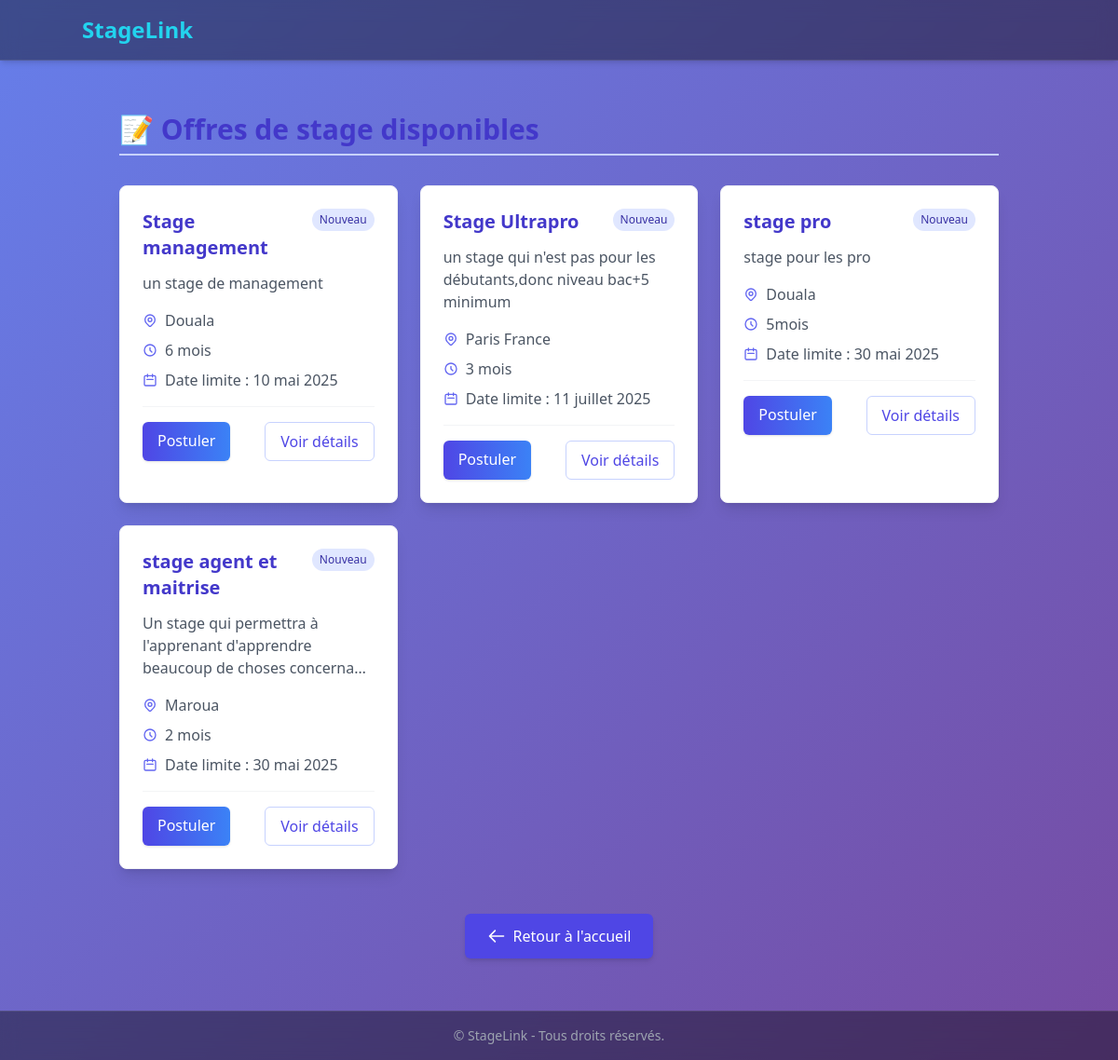
Page /etudiants/offres/ on the earlier database version.
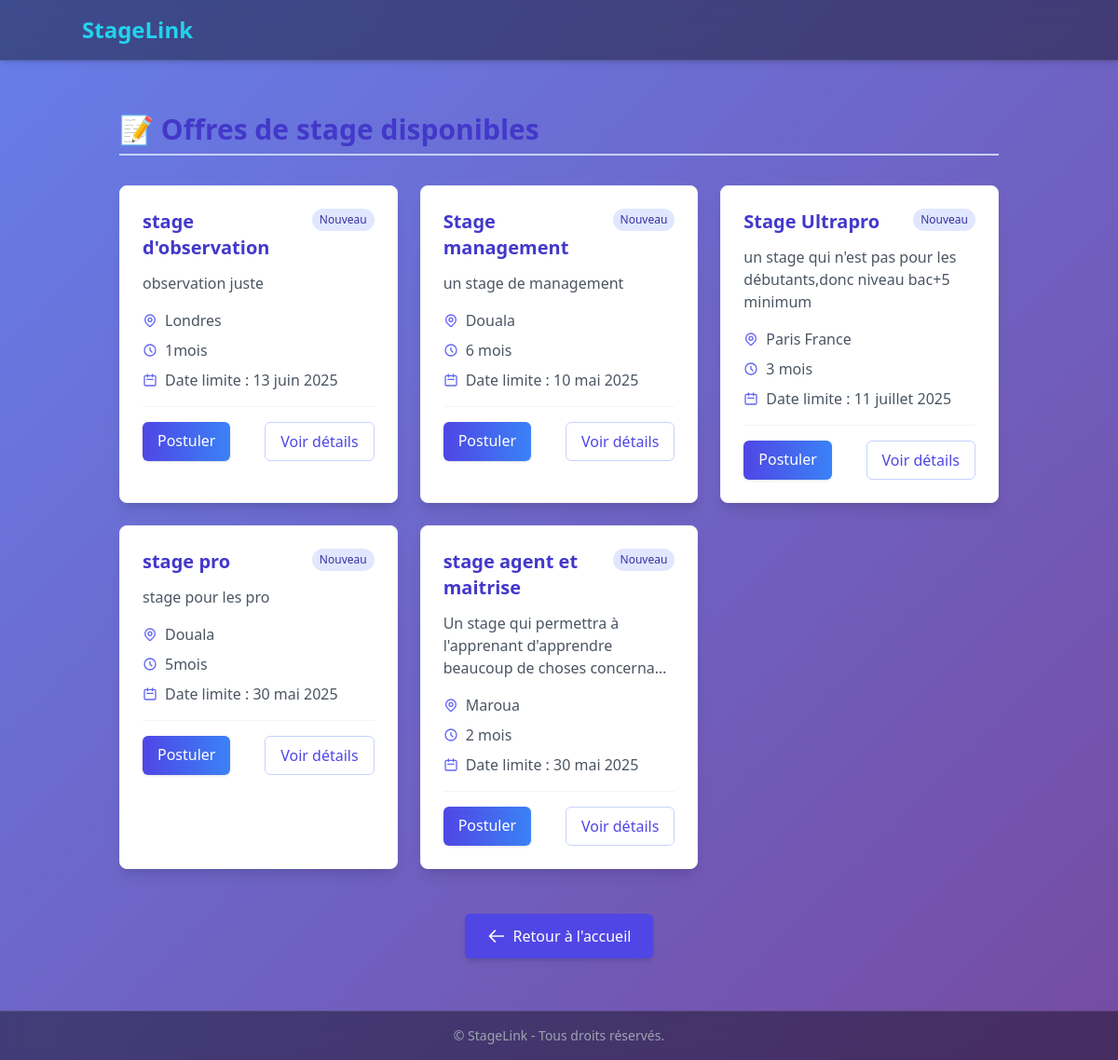
Same page on the later database version.
### entreprises/models.py (models this page shows, shortened)
class Offre(models.Model):
    entreprise = models.ForeignKey(Entreprise, on_delete=models.CASCADE, related_name='offres')
    titre = models.CharField(max_length=200)
    description = models.TextField()
    lieu = models.CharField(max_length=100)
    duree = models.CharField(max_length=50)
    date_limite = models.DateField()
    date_creation = models.DateTimeField(default=timezone.now)

### etudiants/views.py (the view)
# urls.py: path('offres/', views.voir_offres, name='voir_offres'),
def voir_offres(request):
    offres = Offre.objects.all().order_by('-date_creation')  # Tu peux trier comme tu veux
    return render(request, 'etudiants/voir_offres.html', {'offres': offres})

### etudiants/templates/etudiants/voir_offres.html (shortened to what this page needs)
<!DOCTYPE html>
<html lang="en">
<head>
</head>
<body>
    {% extends "base.html" %}
    {% block content %}
    <div class="container mx-auto px-4 py-8">
        <h2 class="text-3xl font-bold mb-8 text-indigo-700 border-b-2 border-indigo-200 pb-2 transform transition hover:scale-101">
            <span class="inline-block">📝</span> Offres de stage disponibles
        </h2>
        <div class="grid grid-cols-1 md:grid-cols-2 lg:grid-cols-3 gap-6">
            {% for offre in offres %}
                <div class="bg-white p-6 rounded-lg shadow-lg hover:shadow-xl transition-all duration-300 border border-gray-100 transform hover:-translate-y-1">
                    <div class="flex justify-between items-start">
                        <h3 class="text-xl font-semibold text-indigo-700">{{ offre.titre }}</h3>
                        <span class="bg-indigo-100 text-indigo-800 text-xs px-2 py-1 rounded-full">Nouveau</span>
                    </div>
                    <p class="text-gray-600 mt-3 line-clamp-3">{{ offre.description|truncatewords:25 }}</p>
                    <div class="mt-4 space-y-2">
                        <p class="text-gray-600 flex items-center">
                            <span>{{ offre.lieu }}</span>
                        </p>
                        <p class="text-gray-600 flex items-center">
                            <svg xmlns="http://www.w3.org/2000/svg" class="h-4 w-4 mr-2 text-indigo-500" fill="none" viewBox="0 0 24 24" stroke="currentColor">
                                <path stroke-linecap="round" stroke-linejoin="round" stroke-width="2" d="M12 8v4l3 3m6-3a9 9 0 11-18 0 9 9 0 0118 0z" />
                            </svg>
                            <span>{{ offre.duree }}</span>
                        </p>
                        <p class="text-gray-600 flex items-center">
                            <svg xmlns="http://www.w3.org/2000/svg" class="h-4 w-4 mr-2 text-indigo-500" fill="none" viewBox="0 0 24 24" stroke="currentColor">
                                <path stroke-linecap="round" stroke-linejoin="round" stroke-width="2" d="M8 7V3m8 4V3m-9 8h10M5 21h14a2 2 0 002-2V7a2 2 0 00-2-2H5a2 2 0 00-2 2v12a2 2 0 002 2z" />
                            </svg>
                            <span>Date limite : {{ offre.date_limite }}</span>
                        </p>
                    </div>
                    <hr class="my-4 border-gray-100">
                    <div class="flex flex-col sm:flex-row sm:justify-between gap-2">
                        <a href="{% url 'postuler_offre' offre.id %}"
                           class="text-center bg-gradient-to-r from-indigo-600 to-blue-500 text-white font-medium px-4 py-2 rounded-md hover:from-indigo-700 hover:to-blue-600 transition-all duration-300 shadow">
                            Postuler
                        </a>
                        <a href="{% url 'detail_offre' offre.id %}"
                           class="text-center text-indigo-600 hover:text-indigo-800 border border-indigo-200 hover:border-indigo-400 px-4 py-2 rounded-md transition-all duration-300">
                            Voir détails
                        </a>
                    </div>
                </div>
            {% endfor %}
        </div>
        <div class="text-center mt-12">
            <a href="{% url 'accueil_etudiant' %}"
               class="inline-flex items-center bg-indigo-600 text-white px-6 py-3 rounded-md hover:bg-indigo-700 transition-colors duration-300 shadow-md">
                <svg xmlns="http://www.w3.org/2000/svg" class="h-5 w-5 mr-2" fill="none" viewBox="0 0 24 24" stroke="currentColor">
                    <path stroke-linecap="round" stroke-linejoin="round" stroke-width="2" d="M10 19l-7-7m0 0l7-7m-7 7h18" />
                </svg>
                Retour à l'accueil
            </a>
        </div>
    </div>
    {% endblock %}

### templates/base.html (shortened to what this page needs)
<!DOCTYPE html>
<html lang="fr">
<head>
    <script src="https://cdn.tailwindcss.com"></script>
</head>
<body class="min-h-screen flex flex-col" style="background: linear-gradient(135deg, #667eea 0%, #764ba2 100%);">
    {% load widget_tweaks %}
    <nav class="p-4 shadow-md" style="background: rgba(0, 0, 0, 0.4); backdrop-filter: blur(10px); -webkit-backdrop-filter: blur(10px); border-bottom: 1px solid rgba(255, 255, 255, 0.1);">
        <div class="container mx-auto flex justify-between items-center">
            <a href="#" class="text-2xl font-bold text-cyan-400 hover:text-cyan-300 transition">
                StageLink
            </a>
        </div>
    </nav>
    <main class="flex-grow container mx-auto p-6">
        {% block content %}
        {% endblock %}
    </main>
    <footer class="text-center p-4 text-sm" style="background: rgba(0, 0, 0, 0.4); backdrop-filter: blur(10px); -webkit-backdrop-filter: blur(10px); border-top: 1px solid rgba(255, 255, 255, 0.1);">
        <span class="text-gray-400">© {{ now|date:"Y" }} StageLink - Tous droits réservés.</span>
    </footer>
</body>
</html>

Differences in the rows shown:
added Offre: titre "stage d'observation", description "observation juste", lieu "Londres", duree "1mois", date_limite "13 juin 2025"
